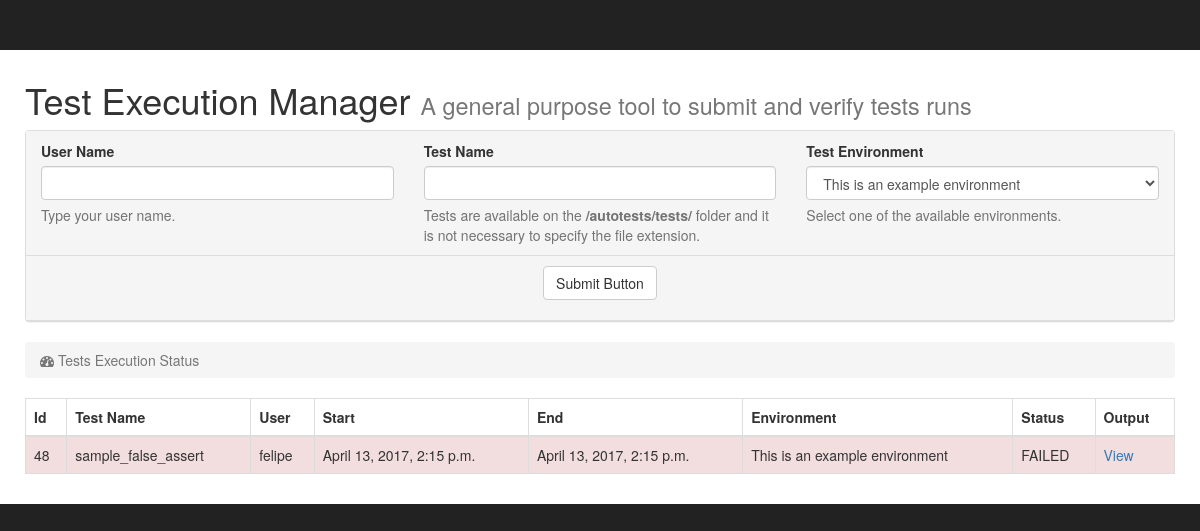
The page /runs/ on the database as committed earlier.
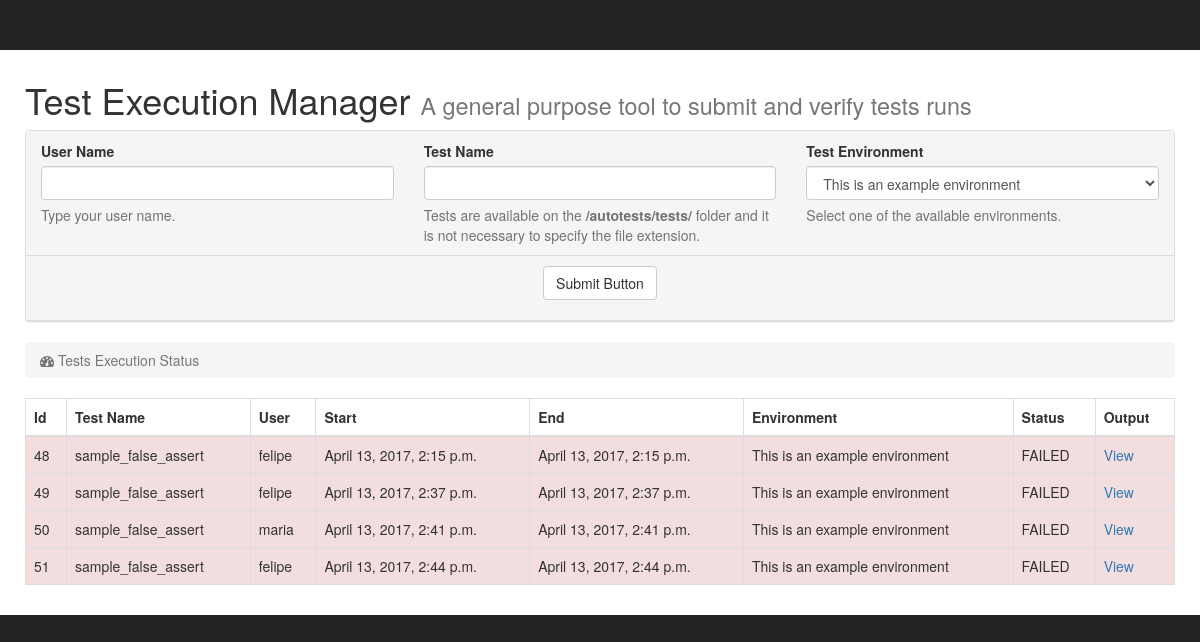
The same page on the database as committed later.
### runs/models.py (models this page shows)
class Run(models.Model):
    environment = models.ForeignKey(Environment)
    status = models.ForeignKey(Status)
    user = models.ForeignKey(User)
    test = models.ForeignKey(Test)
    start = models.DateTimeField(null=True)
    end = models.DateTimeField(null=True)
    class Meta:
        db_table = 'run'

class Test(models.Model):
    name = models.CharField(max_length=200)
    class Meta:
        db_table = 'test'

class User(models.Model):
    name = models.CharField(max_length=200)
    class Meta:
        db_table = 'user'

class Environment(models.Model):
    description = models.CharField(max_length=200)
    class Meta:
        db_table = 'environment'

class Status(models.Model):
    value = models.CharField(max_length=20)
    class Meta:
        db_table = 'status'

### runs/views.py (the view, shortened to what this page needs)
def index(request):
    if request.method == 'GET':
        return render_template(request)
    else:
        return HttpResponseBadRequest()

### runs/views.py (called while the page is built)
def render_template(request, errors=[], success=None):
    runs_list = Run.objects.all()
    envs_list = Environment.objects.all()
    context = {}
    context['runs_list'] = runs_list
    context['envs_list'] = envs_list
    if errors:
        context['errors'] = errors
    if success:
        context['success'] = success
    return render(request, 'runs/index.html', context)

### runs/templates/runs/index.html (shortened to what this page needs)
{% load static %}
<!DOCTYPE html>
<html lang="en">
<head>
    <link href="{% static 'runs/css/bootstrap.min.css' %}" rel="stylesheet">
    <link href="{% static 'runs/css/sb-admin.css' %}" rel="stylesheet">
    <link href="{% static 'runs/font-awesome/css/font-awesome.min.css' %} " rel="stylesheet" type="text/css">
</head>
<body>
    <div id="page-wrapper">
        <div class="container-fluid">
            <div class="row">
                <div class="col-lg-12">
                    <h1>
                        Test Execution Manager <small>A general purpose tool to submit and verify tests runs</small>
                    </h1>
                </div>
            </div>
            <div class="row">
                <div class="col-lg-12">
                    <div class="panel panel-default">
                        <div class="panel-heading">
                            <div class="row">
                                <form action="{% url 'runs:index' %}" method="post">
                                    <div class="col-lg-4">
                                        <label>User Name</label>
                                        <input class="form-control" name="user_name" />
                                        <p class="help-block">Type your user name.</p>
                                    </div>
                                    <div class="col-lg-4">
                                        <label>Test Name</label>
                                        <input class="form-control" name="test_name"/>
                                        <p class="help-block">Tests are available on the <strong>/autotests/tests/</strong> folder and it is not necessary to specify the file extension.</p>
                                    </div>
                                    <div class="col-lg-4">
                                        <label>Test Environment</label>
                                        <select class="form-control" name="test_env">
                                            {% for env in envs_list %}
                                            <option>{{ env.description}}</option>
                                            {% endfor %}
                                        </select>
                                        <p class="help-block">Select one of the available environments.</p>
                                    </div>
                                    <div class="panel-footer col-lg-12 text-center">
                                        <button type="submit" class="btn btn-default">Submit Button</button>
                                    </div>
                                </form>
                            </div>
                        </div>
                    </div>
                </div>
            </div>
            <ol class="breadcrumb">
                <li class="active">
                    <i class="fa fa-dashboard"></i> Tests Execution Status
                </li>
            </ol>
            <div class="row">
                <div class="col-lg-12">
                    <div class="table-responsive" id="runs_table">
                        {% include "runs/runs_table.html" %}
                    </div>
                </div>
            </div>
        </div>
    </div>
</body>
</html>

### runs/templates/runs/runs_table.html (shortened to what this page needs)
{% load static %}
<table class="table table-bordered table-hover table-striped" id="runs_table">
    <thead>
        <tr>
            <th>Id</th>
            <th>Test Name</th>
            <th>User</th>
            <th>Start</th>
            <th>End</th>
            <th>Environment</th>
            <th>Status</th>
            <th>Output</th>
        </tr>
    </thead>
    <tbody>
        {% for run in runs_list %}
        <tr class="{% if run.status.id == 1 %}active{% elif run.status.id == 2 %}danger{% elif run.status.id == 3 %}success{% else %}warning{% endif %}">
            <td>{{ run.id }}</td>
            <td>{{ run.test.name }}</td>
            <td>{{ run.user.name }}</td>
            <td>{% if run.start %}{{ run.start }}{% endif %}</td>
            <td>{% if run.end %}{{ run.end }}{% endif %}</td>
            <td>{{ run.environment.description }}</td>
            <td>{{ run.status.value|upper }}</td>
            <td><a target="_blank" href="{% static 'runs/autotests/runs/' %}{{ run.id }}.txt">View</a></td>
        </tr>
        {% endfor %}
    </tbody>
</table>

### runs/static/runs/css/sb-admin.css (style rules this page uses)
body { margin-top: 100px; background-color: #222; }
@media (min-width:768px) { body { margin-top: 50px; } }
#page-wrapper { width: 100%; padding: 0; background-color: #fff; }
@media (min-width:768px) { #page-wrapper { padding: 10px; } }

Rows that differ between the two databases and show on the page:
added Run: id "49", test.name "sample_false_assert", user.name "felipe", start "April 13, 2017, 2:37 p.m.", end "April 13, 2017, 2:37 p.m.", environment.description "This is an example environment", status.value "FAILED"
added Run: id "50", test.name "sample_false_assert", user.name "maria", start "April 13, 2017, 2:41 p.m.", end "April 13, 2017, 2:41 p.m.", environment.description "This is an example environment", status.value "FAILED"
added Run: id "51", test.name "sample_false_assert", user.name "felipe", start "April 13, 2017, 2:44 p.m.", end "April 13, 2017, 2:44 p.m.", environment.description "This is an example environment", status.value "FAILED"
